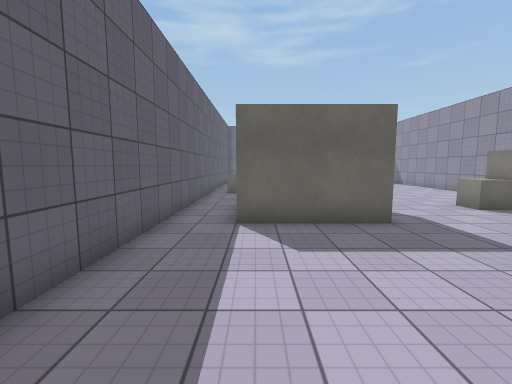
View 1 (above)

16 first-person views from a walk through a Unity game level. The camera is 1.5 m above the floor, tilts 6° down and sees 90° across. The floor is counted in squares, 1 m on a side. Each view is taken from the middle of a square. On the plan, view 1 faces up. The plan holds only what a view shows up to about 13 squares ahead; the rest is blank. The player is left out. Some animated figures are not drawn. Surface patterns are stand-ins for the level's own textures.

View 2
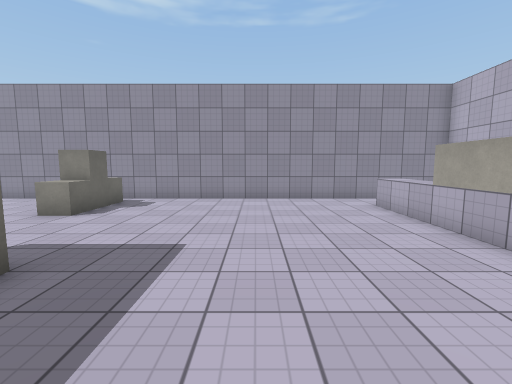

View 3
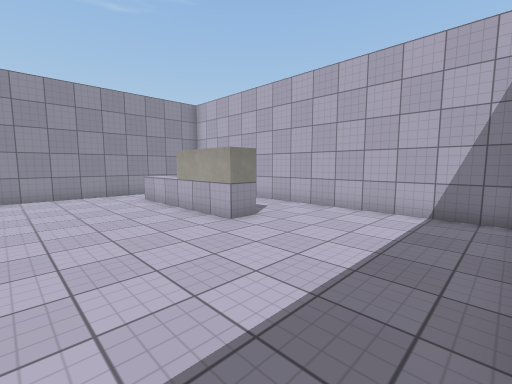

View 4
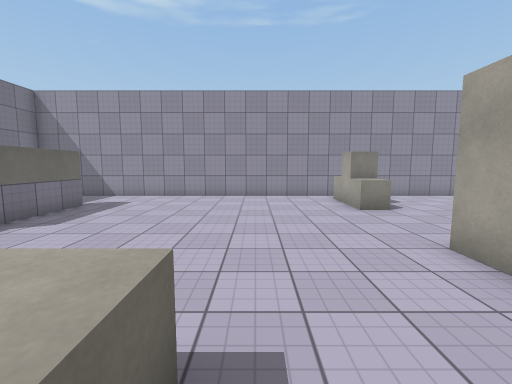

View 5
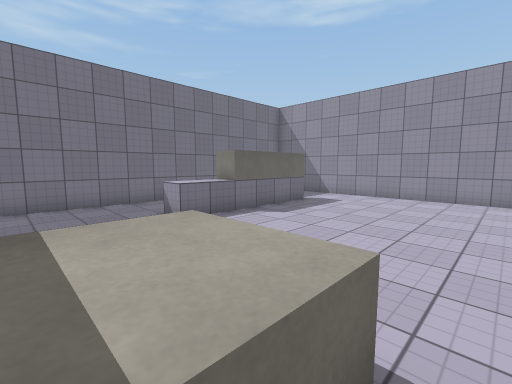

View 6
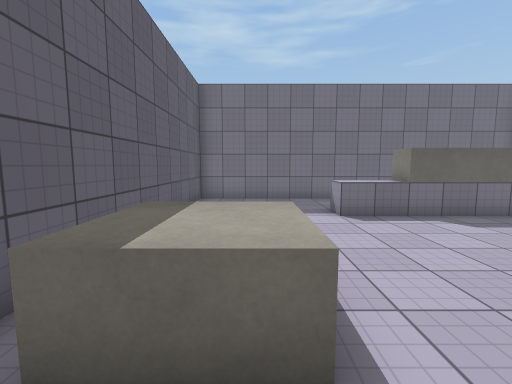

View 7
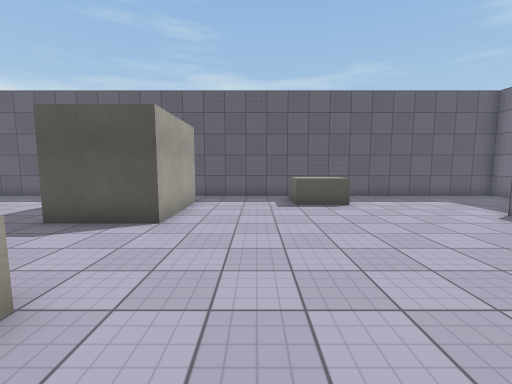

View 8
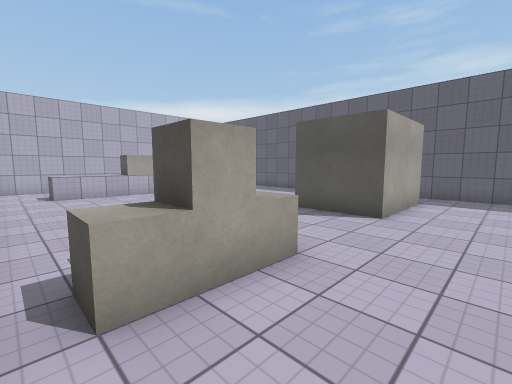

View 9
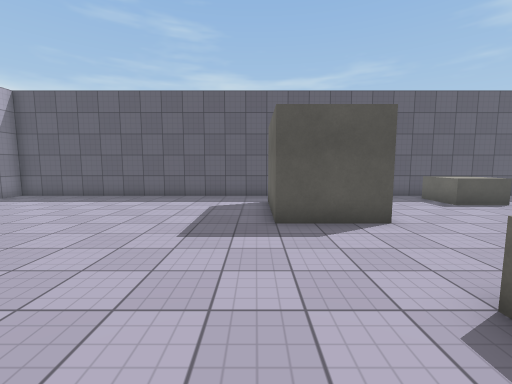

View 10
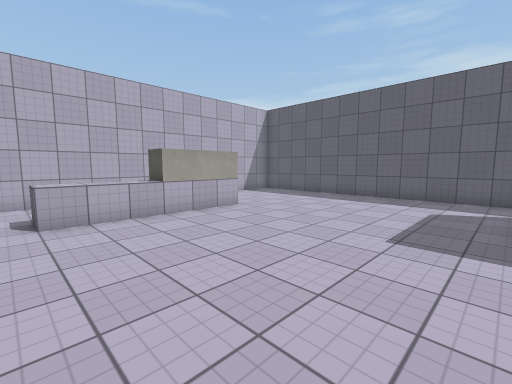

View 11
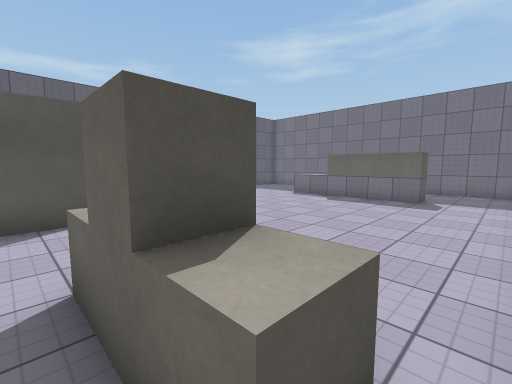

View 12
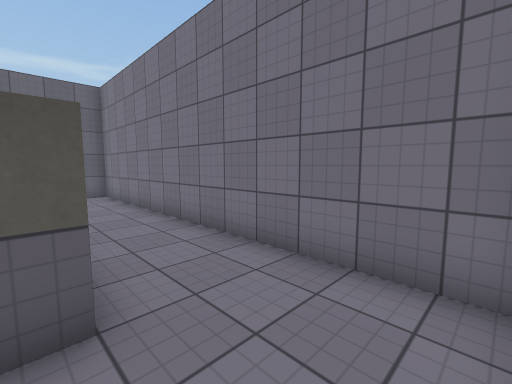

View 13
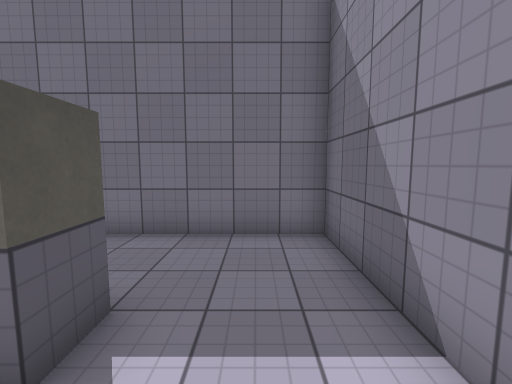

View 14
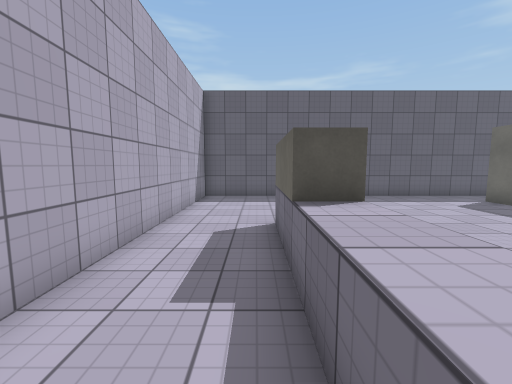

View 15
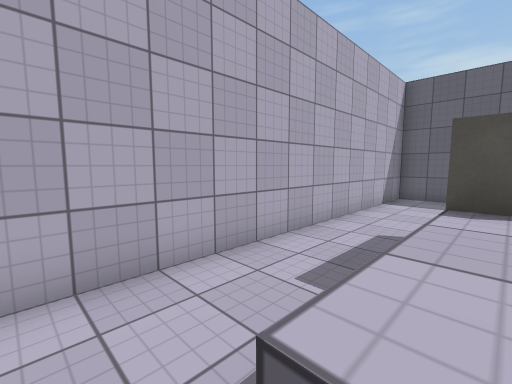

View 16
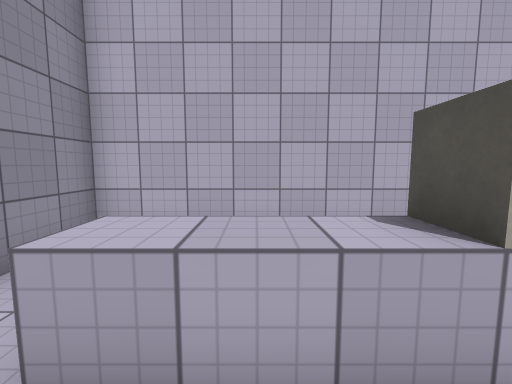

### Floor plan
Points are (right, up) in squares from view 1. A wall is a line through its corners. A room is listed if a view was taken in it or the views show most of it. See-through windows are left out.
Room 1 (views 1, 2, 3, 4, 5, 6, 7, 8, 9, 10, 11, 12, 13, 14, 15, 16)
walls: (7.5, 9.5) (10.5, 9.5); (8.5, 8.4) (8.5, 9.5); (9.5, 9.6) (9.5, 8.5); (-0.5, 9.5) (3.5, 9.5) (3.5, 6.5) (-0.5, 6.5); (10.5, 8.5) (7.5, 8.5); (6.5, -1.4) (6.5, -2.5); (4.5, 19.5) (4.5, 20.5); (8.5, 20.6) (8.5, 19.5) (2.5, 19.5); (9.5, -2.5) (3.5, -2.5) (3.5, -1.5) (9.5, -1.5); (11.5, -5.5) (11.5, 23.5) (-2.5, 23.5) (-2.5, -5.5) (11.5, -5.5)
low walls: (7.5, 8.5) (7.5, 9.5); (10.5, 9.5) (10.5, 8.5); (0.5, 15.6) (0.5, 13.5) (-1.5, 13.5); (2.5, 19.5) (2.5, 20.5); (9.5, -1.5) (9.5, -2.5)

Where each view was taken, in squares from view 1:
view 1: 0 up, 0 right, facing up
view 2: 3 up, 0 right, facing right
view 3: 3 up, 2 left, facing down-right
view 4: 13 up, 1 left, facing right
view 5: 13 up, 1 left, facing up-right
view 6: 12 up, 0 right, facing up
view 7: 12 up, 10 right, facing left
view 8: 12 up, 11 right, facing down-left
view 9: 6 up, 10 right, facing left
view 10: 6 up, 10 right, facing down-left
view 11: 8 up, 11 right, facing up-left
view 12: 20 up, 11 right, facing up-left
view 13: 18 up, 10 right, facing up
view 14: 3 down, 10 right, facing left
view 15: 2 down, 10 right, facing down-left
view 16: 0 up, 8 right, facing down
